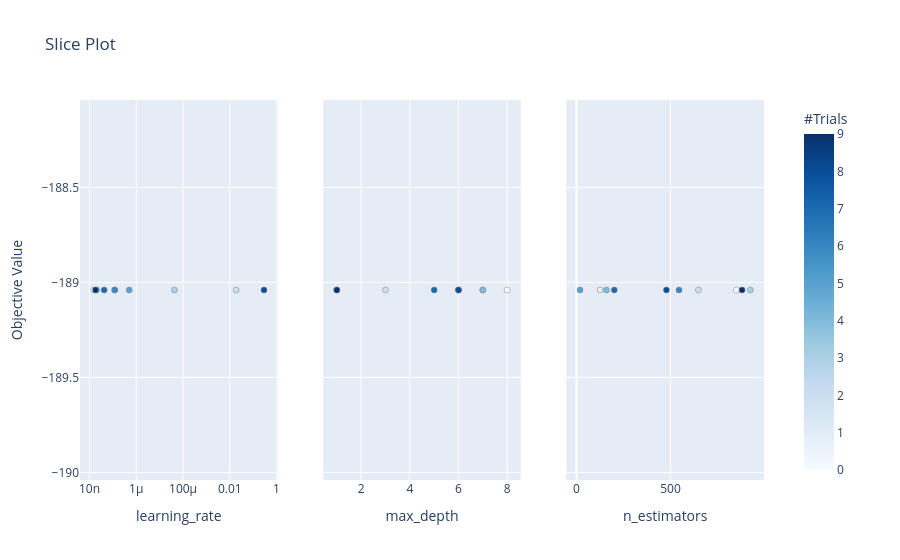

The notebook cell saved with this chart:
### Code cell
# Visualize the optimization progress by parameter
optuna.visualization.plot_slice(generic_model_study)

### Figure 1 — Plotly figure (JSON) as saved in the notebook; plotly's stock layout.template omitted (floating-point values rounded to 4 significant figures)
{"data": [{"marker": {"color": [0, 1, 2, 3, 4, 5, 6, 7, 8, 9], "colorbar": {"title": {"text": "#Trials"}, "x": 1, "xpad": 40}, "colorscale": [[0, "rgb(247,251,255)"], [0.125, "rgb(222,235,247)"], [0.25, "rgb(198,219,239)"], [0.375, "rgb(158,202,225)"], [0.5, "rgb(107,174,214)"], [0.625, "rgb(66,146,198)"], [0.75, "rgb(33,113,181)"], [0.875, "rgb(8,81,156)"], [1, "rgb(8,48,107)"]], "line": {"color": "Grey", "width": 0.5}, "showscale": true}, "mode": "markers", "showlegend": false, "type": "scatter", "x": [1.504e-08, 1.184e-07, 0.01877, 4.257e-05, 2.035e-08, 5.004e-07, 1.212e-07, 4.25e-08, 0.2896, 1.808e-08], "xaxis": "x", "y": [-189.0, -189.0, -189.0, -189.0, -189.0, -189.0, -189.0, -189.0, -189.0, -189.0], "yaxis": "y"}, {"marker": {"color": [0, 1, 2, 3, 4, 5, 6, 7, 8, 9], "colorbar": {"title": {"text": "#Trials"}, "x": 1, "xpad": 40}, "colorscale": [[0, "rgb(247,251,255)"], [0.125, "rgb(222,235,247)"], [0.25, "rgb(198,219,239)"], [0.375, "rgb(158,202,225)"], [0.5, "rgb(107,174,214)"], [0.625, "rgb(66,146,198)"], [0.75, "rgb(33,113,181)"], [0.875, "rgb(8,81,156)"], [1, "rgb(8,48,107)"]], "line": {"color": "Grey", "width": 0.5}, "showscale": false}, "mode": "markers", "showlegend": false, "type": "scatter", "x": [8, 6, 3, 7, 7, 1, 6, 5, 6, 1], "xaxis": "x2", "y": [-189.0, -189.0, -189.0, -189.0, -189.0, -189.0, -189.0, -189.0, -189.0, -189.0], "yaxis": "y2"}, {"marker": {"color": [0, 1, 2, 3, 4, 5, 6, 7, 8, 9], "colorbar": {"title": {"text": "#Trials"}, "x": 1, "xpad": 40}, "colorscale": [[0, "rgb(247,251,255)"], [0.125, "rgb(222,235,247)"], [0.25, "rgb(198,219,239)"], [0.375, "rgb(158,202,225)"], [0.5, "rgb(107,174,214)"], [0.625, "rgb(66,146,198)"], [0.75, "rgb(33,113,181)"], [0.875, "rgb(8,81,156)"], [1, "rgb(8,48,107)"]], "line": {"color": "Grey", "width": 0.5}, "showscale": false}, "mode": "markers", "showlegend": false, "type": "scatter", "x": [850, 125, 648, 924, 159, 19, 545, 201, 478, 880], "xaxis": "x3", "y": [-189.0, -189.0, -189.0, -189.0, -189.0, -189.0, -189.0, -189.0, -189.0, -189.0], "yaxis": "y3"}], "layout": {"title": {"text": "Slice Plot"}, "xaxis": {"anchor": "y", "domain": [0, 0.2889], "title": {"text": "learning_rate"}, "type": "log"}, "xaxis2": {"anchor": "y2", "domain": [0.3556, 0.6444], "title": {"text": "max_depth"}}, "xaxis3": {"anchor": "y3", "domain": [0.7111, 1], "title": {"text": "n_estimators"}}, "yaxis": {"anchor": "x", "domain": [0, 1], "title": {"text": "Objective Value"}}, "yaxis2": {"anchor": "x2", "domain": [0, 1], "matches": "y", "showticklabels": false}, "yaxis3": {"anchor": "x3", "domain": [0, 1], "matches": "y", "showticklabels": false}}}
